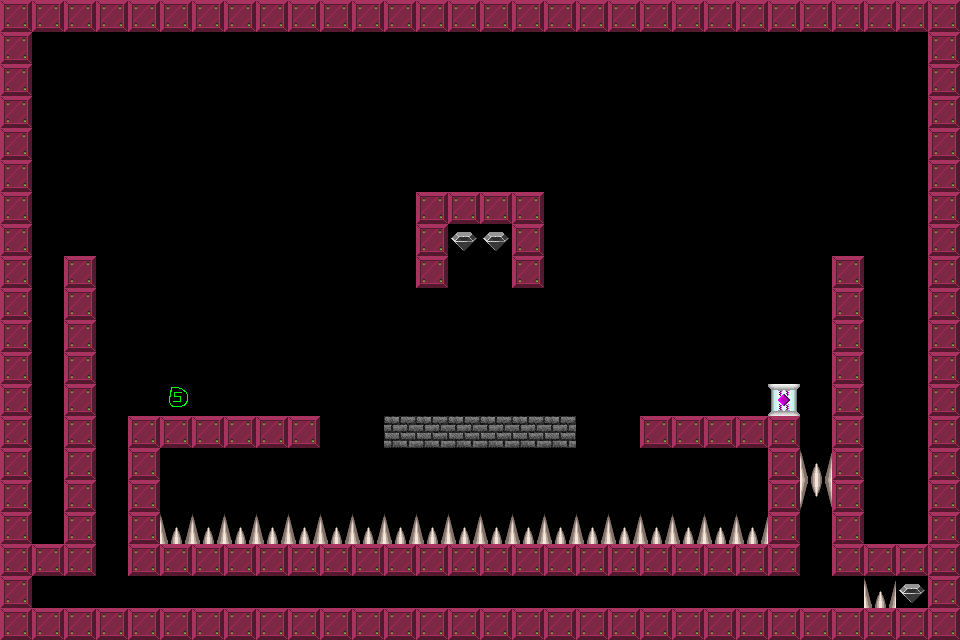

Rendered tile map (Tiled .tmx) drawn with the repository's tilesets; below, a short description and the map source with its tile grids summarised:
An orthogonal 30x20 tile map with 32x32 px tiles, 1 tile layer (Tile Layer 1).

<map version="1.0" orientation="orthogonal" width="30" height="20" tilewidth="32" tileheight="32">
 <tileset firstgid="1" name="brick-1" tilewidth="32" tileheight="32">
  <image source="brick-1.png" width="128" height="128" />
  <tile id="0">
   <properties>
    <property name="components" value="Platform" />
   </properties>
  </tile>
  <tile id="1">
   <properties>
    <property name="components" value="PlayerStart" />
   </properties>
  </tile>
  <tile id="2">
   <properties>
    <property name="components" value="Spikes, Deadly" />
   </properties>
  </tile>
  <tile id="3">
   <properties>
    <property name="components" value="Gem" />
   </properties>
  </tile>
  <tile id="4">
   <properties>
    <property name="components" value="Spikes, Deadly" />
   </properties>
  </tile>
  <tile id="5">
   <properties>
    <property name="components" value="Stone, Pushable, Platform" />
   </properties>
  </tile>
  <tile id="6">
   <properties>
    <property name="components" value="Gem, PowerUp" />
   </properties>
  </tile>
  <tile id="7">
   <properties>
    <property name="components" value="Gem, PowerDown" />
   </properties>
  </tile>
  <tile id="8">
   <properties>
    <property name="components" value="AntiStone" />
   </properties>
  </tile>
  <tile id="9">
   <properties>
    <property name="components" value="CrumbleBrick" />
   </properties>
  </tile>
 </tileset>
 <layer name="Tile Layer 1" width="30" height="20">
  <data>[600 cells, 198 non-empty, 7 distinct tile ids]</data>
 </layer>
</map>
